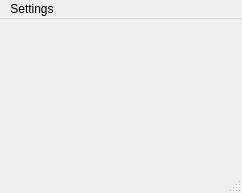
<?xml version="1.0" encoding="UTF-8"?>
<ui version="4.0">
 <author>josef ling</author>
 <class>MainWindow</class>
 <widget class="QMainWindow" name="MainWindow">
  <property name="geometry">
   <rect>
    <x>0</x>
    <y>0</y>
    <width>242</width>
    <height>193</height>
   </rect>
  </property>
  <property name="windowTitle">
   <string>Time Machine</string>
  </property>
  <widget class="QWidget" name="centralwidget">
   <widget class="QWidget" name="verticalLayoutWidget">
    <property name="geometry">
     <rect>
      <x>10</x>
      <y>0</y>
      <width>221</width>
      <height>161</height>
     </rect>
    </property>
    <layout class="QVBoxLayout" name="verticalLayout">
     <property name="spacing">
      <number>0</number>
     </property>
     <property name="sizeConstraint">
      <enum>QLayout::SetDefaultConstraint</enum>
     </property>
    </layout>
   </widget>
  </widget>
  <widget class="QStatusBar" name="statusbar"/>
  <widget class="QMenuBar" name="menubar">
   <property name="geometry">
    <rect>
     <x>0</x>
     <y>0</y>
     <width>242</width>
     <height>19</height>
    </rect>
   </property>
   <widget class="QMenu" name="menuSetting">
    <property name="title">
     <string>Settings</string>
    </property>
    <addaction name="actionEdit_Clients"/>
    <addaction name="actionExit"/>
   </widget>
   <addaction name="menuSetting"/>
  </widget>
  <action name="actionEdit_Clients">
   <property name="text">
    <string>Client List</string>
   </property>
   <property name="shortcut">
    <string>Ctrl+E</string>
   </property>
  </action>
  <action name="actionExit">
   <property name="text">
    <string>Exit</string>
   </property>
   <property name="shortcut">
    <string>Ctrl+Q</string>
   </property>
  </action>
 </widget>
 <resources/>
 <connections/>
</ui>
